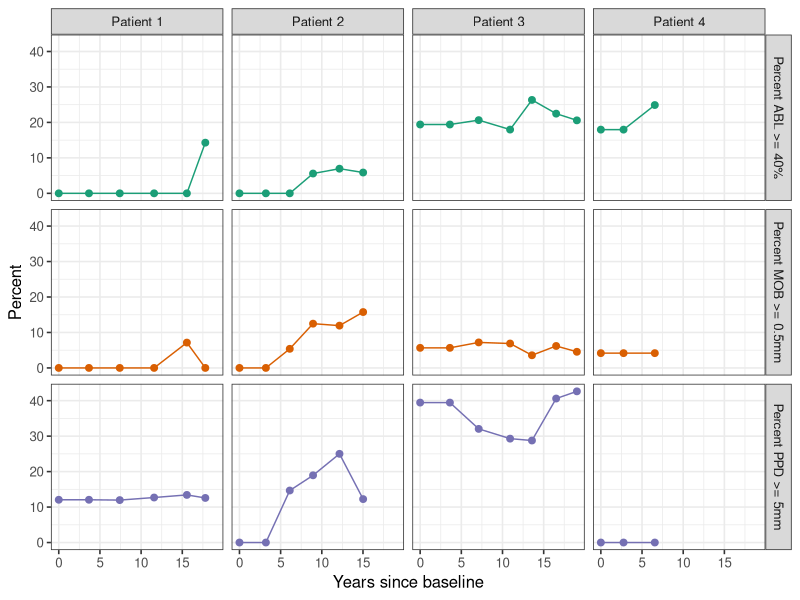

The R source for this figure:
library(tidyverse)

tldat <- read.csv("vadls_jm_personlevel.csv", header = TRUE)

# select four patients id=255, 286, 364, 369 for figure
va.samp <- subset(tldat, id %in% c(144,286,364,369)) %>%
  pivot_longer(cols = c(pctpocket5mm, pctabl40, pctmobil05mm),
               names_to = "biomarkers",
               values_to = "percentage") %>%
  mutate(biomarkers=as.factor(biomarkers),
         id=as.factor(id))

levels(va.samp$biomarkers) <- c("Percent ABL >= 40%", "Percent MOB >= 0.5mm", "Percent PPD >= 5mm")
levels(va.samp$id) <- c("Patient 1", "Patient 2", "Patient 3", "Patient 4")


ggplot(va.samp, aes(y=percentage, x=year, color=biomarkers)) + 
  geom_point(size=2) + 
  geom_line() + 
  labs(y = "Percent", x = "Years since baseline") +
  facet_grid(biomarkers ~ id) + 
  scale_color_brewer(palette = "Dark2") + 
  theme_bw(base_size = 12) +
  theme(legend.position = "none")
